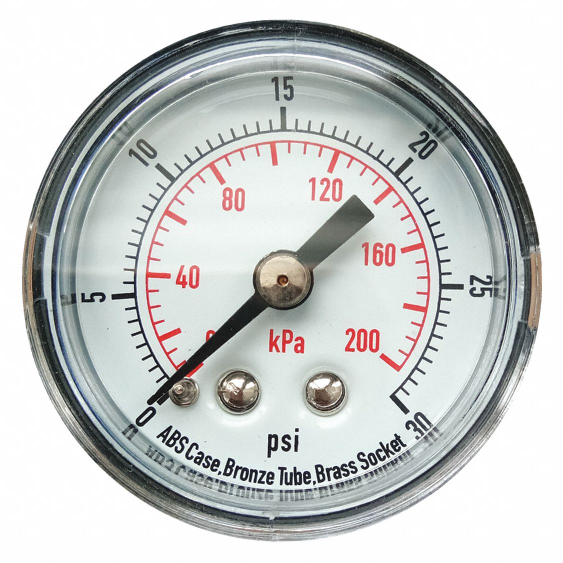
#> input picture data/20241223_125208_gauge-1.jpg, 1125 x 1125 px (shown at 1/2 size)
$ python -i text_ocr.py   (imports and definitions only)
#> lines starting #> are read from the running program, lines starting #| are printed output that depends on the picture; after the words box and inside, x2 and y2 are one past the last pixel; in counts of white or black regions, pixels touching at a corner belong together
#> further down, picture is the input picture: shape (1125, 1125, 3); mean B, G, R 199.9, 200.9, 198.3
import cv2
from services.helper import extract_number


def preprocess_ocr_image(img):
    """Apply preprocessing to improve OCR accuracy"""

    gray = cv2.cvtColor(img, cv2.COLOR_BGR2GRAY)
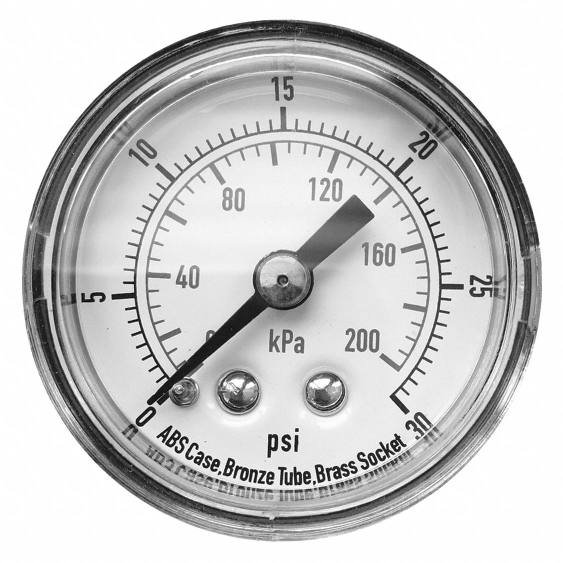
#> gray: shape (1125, 1125) (shown at 1/2 size); min 0, max 255, mean 200


    thresh = cv2.adaptiveThreshold(
        gray, 255, cv2.ADAPTIVE_THRESH_GAUSSIAN_C,
        cv2.THRESH_BINARY, 11, 2
    )
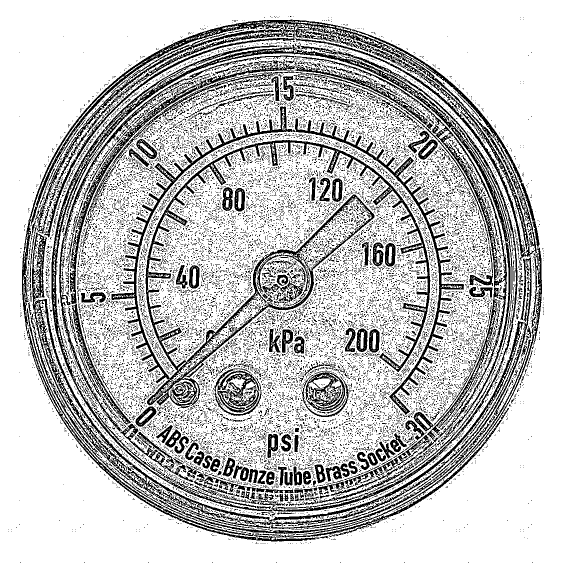
#> thresh: shape (1125, 1125) (shown at 1/2 size); 76.2% white; 17494 black regions (16855 under 20 px), largest, box (x1, y1, x2, y2) and area: (44, 39, 1084, 1083) 46241, (223, 213, 861, 818) 30577, (103, 87, 1035, 1024) 24365


    denoised = cv2.fastNlMeansDenoising(thresh, None, 10, 7, 21)


    clahe = cv2.createCLAHE(clipLimit=2.0, tileGridSize=(8,8))
    enhanced = clahe.apply(denoised)


    return cv2.resize(enhanced, None, fx=2, fy=2, interpolation=cv2.INTER_CUBIC)
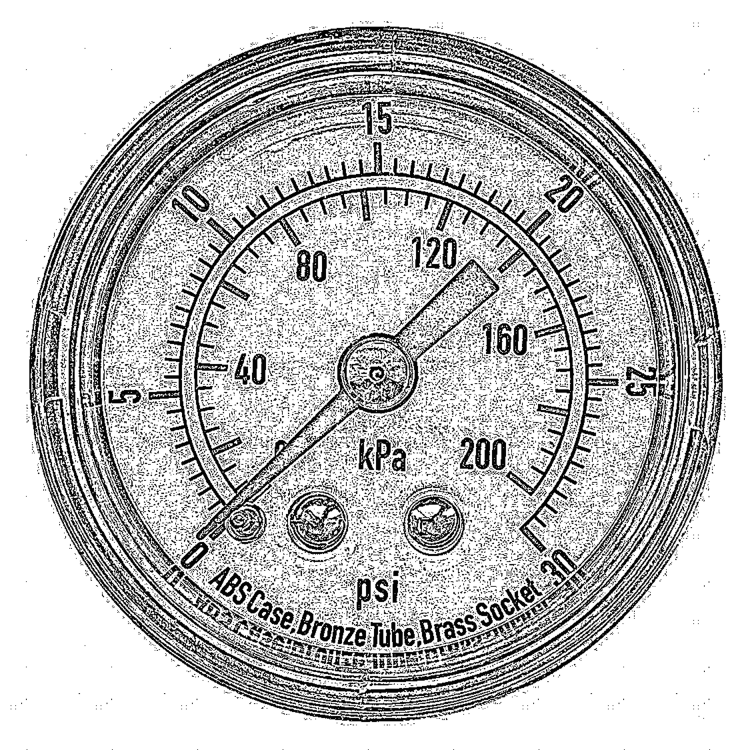
#> returned value: shape (2250, 2250) (shown at 1/3 size); min 0, max 255, mean 193.1


def extract_text_value(img_region, reader):
    """Extract numeric value from image region with multiple preprocessing attempts"""

    preprocessed = preprocess_ocr_image(img_region)

    attempts = [
        (img_region, "Original"),
        (preprocessed, "Preprocessed"),
        (255 - preprocessed, "Inverted"),
        (cv2.GaussianBlur(preprocessed, (3,3), 0), "Blurred")
    ]

    for img_attempt, name in attempts:

        results = reader.readtext(img_attempt, detail=0)
        if results:

            for text in results:
                number = extract_number(text)
                if number is not None:
                    print(f"Successfully read value {number} using {name} image")
                    return number

    print("Failed to read value from all attempts")
    return None

>>> import cv2
>>> picture = cv2.imread('../data/20241223_125208_gauge-1.jpg')
>>> result = preprocess_ocr_image(picture)
